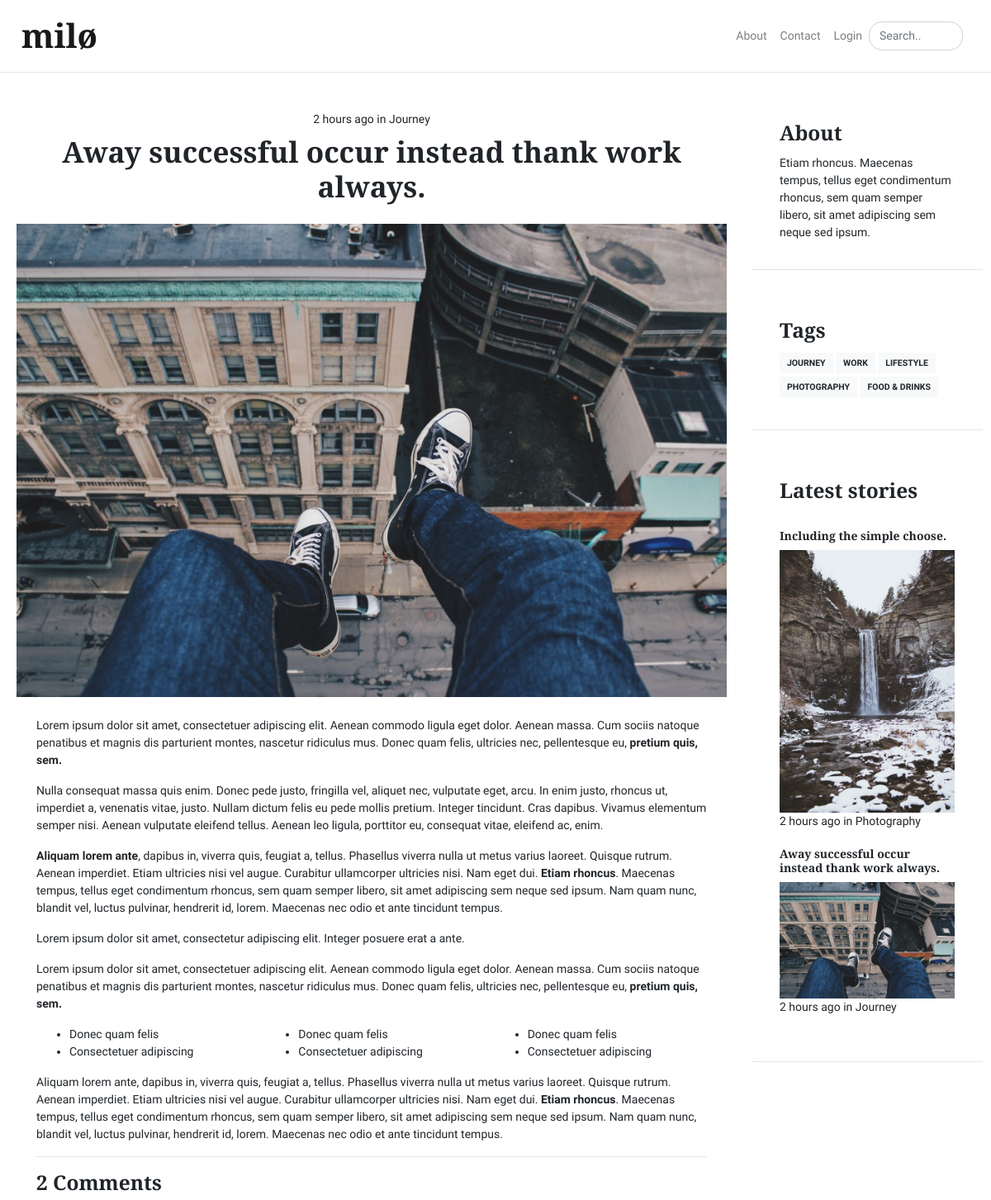
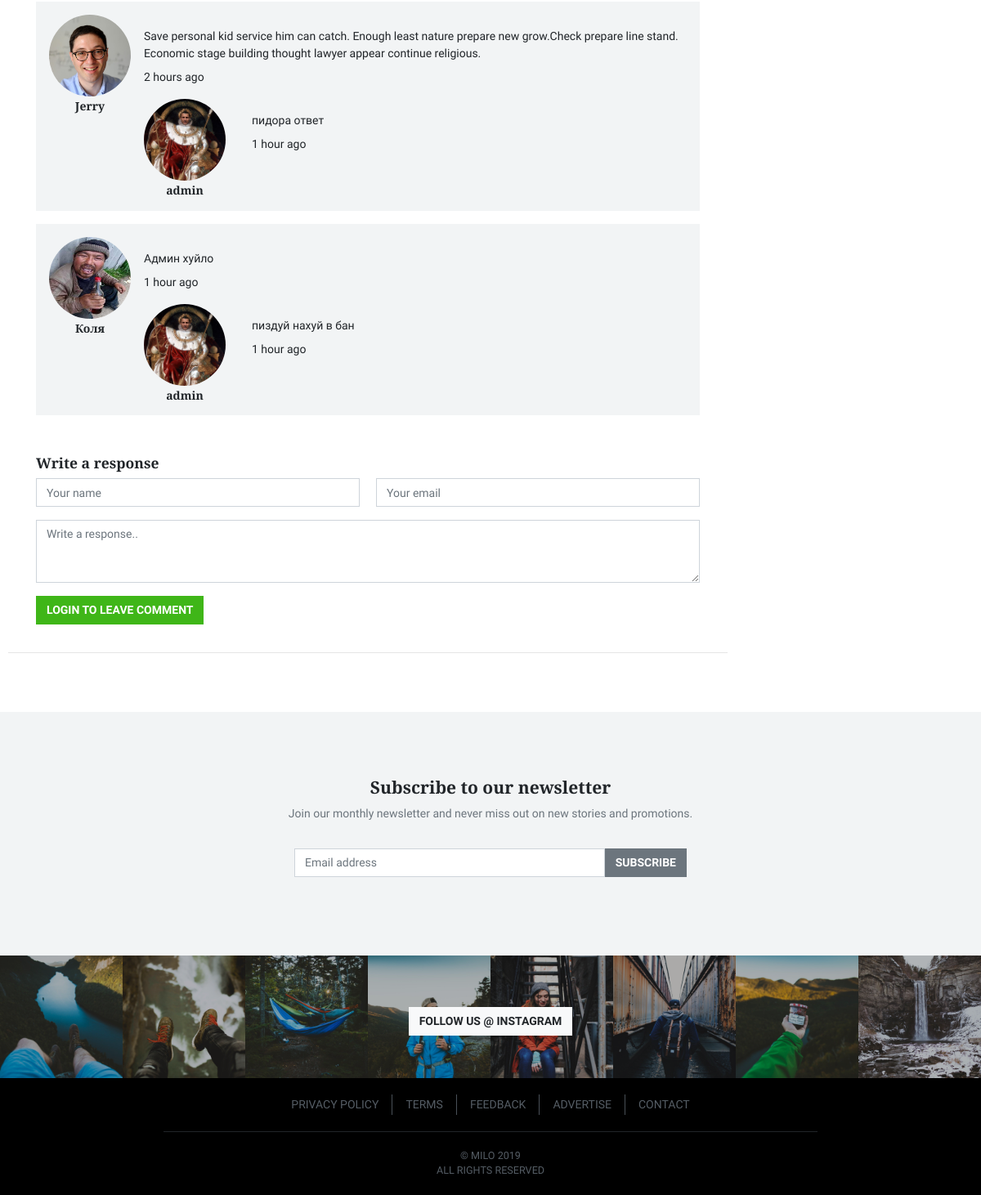
The page /blogs/39 on the database its author committed (2 pictures, top to bottom).
### miloblog/models.py (models this page shows, shortened)
class BlogPost(db.Model):
    __tablename__ = 'blogpost'
    users = db.relationship(User)
    id = db.Column(db.Integer, primary_key=True)
    user_id = db.Column(db.Integer, db.ForeignKey('users.id'), nullable=False)
    date = db.Column(db.DateTime, nullable=False, default=datetime.now)
    title = db.Column(db.String(140), nullable=False)
    main_image = db.Column(db.String(64), nullable=False, default='default_article.png')
    short_description = db.Column(db.Text, nullable=False)
    category = db.Column(db.Enum(BlogCategory), default=BlogCategory.blank, nullable=False)
    text = db.Column(db.Text, nullable=False)

class Comment(db.Model):
    __tablename__ = 'comment'
    id = db.Column(db.Integer, primary_key=True)
    user_id = db.Column(db.Integer, db.ForeignKey('users.id'), nullable=True)
    blog = db.Column(db.Integer, db.ForeignKey('blogpost.id'), nullable=False)
    approved = db.Column(db.Boolean, default=0)
    reply_to = db.Column(db.Integer, db.ForeignKey('comment.id'), nullable=True, default=-1)
    date = db.Column(db.DateTime, nullable=False, default=datetime.now)
    text = db.Column(db.Text(512), nullable=False)

class User(db.Model, UserMixin):
    __tablename__ = 'users'
    id = db.Column(db.Integer, primary_key=True)
    profile_image = db.Column(db.String(64), nullable=False, default='default_profile.png')
    email = db.Column(db.String(64))
    username = db.Column(db.String(64), unique=True, index=True)
    first_name = db.Column(db.String(64), nullable=True, default='')
    last_name = db.Column(db.String(64), nullable=True, default='')
    status = db.Column(db.Enum(UserStatus), nullable=False, default=UserStatus.active)
    password_hash = db.Column(db.String(128))
    posts = db.relationship('BlogPost', backref='author')
    comments = db.relationship('Comment', backref='author')
    def __repr__(self):
        if self.first_name:
            return self.first_name
        else:
            return self.username

### miloblog/blog_posts/views.py (the view, shortened to what this page needs)
@blogs.route('/blogs/<pk>', methods=['GET', 'POST'])
def blog_post(pk):
    post = BlogPost.query.get_or_404(pk)
    selected_posts = BlogPost.query.order_by(BlogPost.date.desc()).limit(2)
    form = LeaveComment()
    comments = Comment.query.filter_by(blog=post.id, reply_to=-1).order_by(Comment.date.asc()).all()
    subscription_form = SubscribeForm()
    edit_form = EditCommentForm()
    reply_form = LeaveReplyForm()
    return render_template('blog_posts/post.html',
                           post=post,
                           comments=comments,
                           categories=BlogCategory,
                           selected_posts=selected_posts,
                           form=form,
                           edit_form=edit_form,
                           reply_form=reply_form,
                           subscription_form=subscription_form)

### miloblog/templates/blog_posts/post.html (shortened to what this page needs)
{% extends 'base.html' %}
{% block main %}
<main class="main pt-4">
	<div class="container">
		<div class="row">
			<div class="col-md-9">
				<article class="card mb-4">
					<header class="card-header text-center">
						<div class="card-meta">
							<time class="timeago" datetime="{{ post.date.strftime('%Y-%m-%d %H:%M') }}">{{ post.date.strftime('%d %B %Y') }}</time> in
							<a href="{{ url_for('blogs.posts_category', cat=post.category.name) }}">{{ post.category.value }}</a>
						</div>
						<h1 class="card-title">{{ post.title }}</h1>
					</header>
					<img class="card-img" src="{{ url_for('static', filename='articles/' + post.main_image) }}" alt="" />
					<div class="card-body">
                        {{ post.text|safe }}
                        <hr>
                        {% if comments|length_comments == 0 %}
						    <h3>No comments</h3>
                        {% elif comments|length_comments == 1 %}
                            <h3>1 Comment</h3>
                        {% else %}
                            <h3>{{ comments|length_comments }} Comments</h3>
                        {% endif %}
                        {% for comment in comments %}
                            {% if (current_user.is_authenticated and current_user.status.value == 'admin') or comment.approved or comment.author == current_user %}
                                {% set reply = comment|find_reply %}
                                <div class="media mb-3">
                                <div class="text-center">
                                    <img class="mr-3 rounded-circle" src="{{ url_for('static', filename='profile_pics/' + comment.author.profile_image) }}" alt="Lucy" width="100" height="100">
                                        <h6 class="mt-1 mb-0 mr-3">{{ comment.author }}</h6>
                                    </div>
                                    <div class="media-body">
                                        <p class="mt-3 mb-2">{{ comment.text }}</p>
                                        <time class="timeago" datetime="{{ comment.date.strftime('%Y-%m-%d %H:%M') }}">{{ comment.date.strftime('%d %B %Y') }}</time>
                                        {% if reply %}
                                            <div class="media mt-3">
                                                <div class="pr-3 text-center">
                                                    <img class="mr-3 rounded-circle" src="{{ url_for('static', filename='profile_pics/' + reply.author.profile_image) }}" alt="John" width="100" height="100">
                                                    <h6 class="mt-1 mb-0 mr-3">{{ reply.author }}</h6>
                                                </div>
                                                <div class="media-body">
                                                    <p class="mt-3 mb-2">{{ reply.text }}</p>
                                                    <time class="timeago" datetime="{{ reply.date.strftime('%Y-%m-%d %H:%M') }}">{{ reply.date.strftime('%d %B %Y') }}</time>
                                                </div>
                                            </div>
                                        {% endif %}
                                    </div>
                                </div>
                            {% endif %}
                        {% endfor %}
                        <div class="mt-5">
                            {% if current_user.is_authenticated and current_user.status.value == 'banned' %}
                                <p style="color: red;"><span class="fa fa-user-lock"></span> Account suspended. You're not allowed to comment. Please
                                            <a href="{{ url_for('core.contact') }}">contact</a> admin for details.</p>
                            {% else %}
                                <form method="POST">
                                    <h5>Write a response</h5>
                                    <div class="row">
                                        <div class="col-md-6">
                                            {{ form.name(class="form-control", id="name", placeholder="Your name") }}
                                        </div>
                                        <div class="col-md-6">
                                            {{ form.email(class="form-control", id="email", placeholder="Your email") }}
                                        </div>
                                    </div>
                                    {{ form.text(class="form-control mt-3", rows="3", placeholder="Write a response..") }}
                                    {% if current_user.is_authenticated %}
                                        {{ form.submit(class="btn btn-success mt-3") }}
                                    {% else %}
                                        <a class="btn btn-success mt-3") href="{{ url_for('users.login', next=url_for(request.endpoint, pk=post.id)) }}">Login to leave comment</a>
                                    {% endif %}
                                </form>
                            {% endif %}
                        </div>
                    </div>
                </article>
            </div>
            {% include 'sidebar.html' %}
        </div>
    </div>
</main>
{% endblock %}

### miloblog/templates/base.html (shortened to what this page needs)
<!DOCTYPE html>
<html lang="en">
<head>
    {% block stylesheets %}
        <link href="{{ url_for('static', filename='css/app.css') }}" rel="stylesheet">
    {% endblock %}
</head>
<body>
  {% block header %}
      <header>
        <nav class="navbar navbar-expand-md navbar-light bg-white absolute-top">
          <div class="container">
            {% if current_user.is_authenticated and current_user.status.value == 'admin' %}
                <a class="navbar-brand mx-auto order-1 order-md-3" href="{{ url_for('core.index') }}">Milø<span style="font-size: 30px; color: goldenrod;">.admin<span class="fa fa-crown"></span></span></a>
            {% else %}
                <a class="navbar-brand mx-auto order-1 order-md-3" href="{{ url_for('core.index') }}">Milø</a>
            {% endif %}
            <div class="collapse navbar-collapse order-4 order-md-4" id="navbar-right">
              <ul class="navbar-nav ml-auto">
                <li class="nav-item">
                  <a class="nav-link" href="{{ url_for('core.about') }}">About</a>
                </li>
                <li class="nav-item">
                  <a class="nav-link" href="{{ url_for('core.contact') }}">Contact</a>
                </li>
                  {% if current_user.is_authenticated %}
                    <li class="nav-item">
                      <a class="nav-link" href="{{ url_for('users.logout') }}">Logout</a>
                    </li>
                    <li class="nav-item">
                      <a class="nav-link" href="{{ url_for('users.account') }}">Account</a>
                    </li>
                      {% if current_user.status.value == 'admin' %}
                          <li class="nav-item">
                              <a class="nav-link" style="color: goldenrod;" href="{{ url_for('users.account') }}">Admin Panel</a>
                          </li>
                      {% endif %}
                  {% else %}
                    <li class="nav-item">
                      <a class="nav-link" href="{{ url_for('users.login') }}">Login</a>
                    </li>
                  {% endif %}
              </ul>
              <form class="form-inline" role="search">
                <input class="search js-search form-control form-control-rounded mr-sm-2" type="text" title="Enter search query here.." placeholder="Search.." aria-label="Search">
              </form>
            </div>
          </div>
        </nav>
      </header>
  {% endblock %}
  {% block main %}
  {% endblock %}
{% block newsletter %}
    {% if not current_user|is_subscribed %}
        <div class="site-newsletter">
            <div class="container">
                <div class="text-center">
                    <h3 class="h4 mb-2">Subscribe to our newsletter</h3>
                    <p class="text-muted">Join our monthly newsletter and never miss out on new stories and promotions.</p>
                    <div class="row">
                        <div class="col-xs-12 col-sm-9 col-md-7 col-lg-5 ml-auto mr-auto">
                            <form action="{{ url_for('users.subscribe') }}" method="POST">
                                <div class="input-group mb-3 mt-3">
                                    {{ subscription_form.email(class="form-control", value=current_user.email, placeholder="Email address") }}
                                    <span class="input-group-btn">
                                        {{ subscription_form.submit(class="btn btn-secondary") }}
                                    </span>
                                </div>
                            </form>
                        </div>
                    </div>
                </div>
            </div>
        </div>
    {% endif %}
{% endblock %}
  {% block instagram %}
      <div class="site-instagram">
    <div class="action">
      <a class="btn btn-light" href="#">
        Follow us @ Instagram
      </a>
    </div>
    <div class="row no-gutters">
      <div class="col-sm-6">
        <div class="row no-gutters">
          <div class="col-3">
            <a class="photo" href="#">
              <img class="img-fluid" src="{{ url_for('static', filename='img/instagram/1.jpg') }}" alt="" />
            </a>
          </div>
          <div class="col-3">
            <a class="photo" href="#">
              <img class="img-fluid" src="{{ url_for('static', filename='img/instagram/2.jpg') }}" alt="" />
            </a>
          </div>
          <div class="col-3">
            <a class="photo" href="#">
              <img class="img-fluid" src="{{ url_for('static', filename='img/instagram/3.jpg') }}" alt="" />
            </a>
          </div>
          <div class="col-3">
            <a class="photo" href="#">
            </a>
          </div>
        </div>
      </div>
      <div class="col-sm-6">
        <div class="row no-gutters">
          <div class="col-3">
            <a class="photo" href="#">
            </a>
          </div>
          <div class="col-3">
            <a class="photo" href="#">
              <img class="img-fluid" src="{{ url_for('static', filename='img/instagram/6.jpg') }}" alt="" />
            </a>
          </div>
          <div class="col-3">
            <a class="photo" href="#">
              <img class="img-fluid" src="{{ url_for('static', filename='img/instagram/7.jpg') }}" alt="" />
            </a>
          </div>
          <div class="col-3">
            <a class="photo" href="#">
              <img class="img-fluid" src="{{ url_for('static', filename='img/instagram/8.jpg') }}" alt="" />
            </a>
          </div>
        </div>
      </div>
    </div>
  </div>
  {% endblock %}
  {% block footer %}
      <footer class="site-footer bg-darkest">
    <div class="container">
      <ul class="nav justify-content-center">
        <li class="nav-item">
          <a class="nav-link" href="#">Privacy policy</a>
        </li>
        <li class="nav-item">
          <a class="nav-link" href="#">Terms</a>
        </li>
        <li class="nav-item">
          <a class="nav-link" href="#">Feedback</a>
        </li>
        <li class="nav-item">
          <a class="nav-link" href="#">Advertise</a>
        </li>
        <li class="nav-item">
          <a class="nav-link" href="#">Contact</a>
        </li>
      </ul>
      <div class="copy">
        &copy; Milo 2019<br />
        All rights reserved
      </div>
    </div>
  </footer>
  {% endblock %}
</body>
</html>

### miloblog/templates/sidebar.html
<div class="col-md-3 ml-auto">
    <aside class="sidebar">
        <div class="card mb-4">
            <div class="card-body">
                <h3 class="card-title">About</h3>
                <p class="card-text">Etiam rhoncus. Maecenas tempus, tellus eget condimentum rhoncus, sem quam semper libero, sit amet adipiscing sem neque sed ipsum. </p>
            </div>
        </div>
    </aside>
    <aside class="sidebar sidebar-sticky">
        <div class="card mb-4">
            <div class="card-body">
                <h3 class="card-title">Tags</h3>
                {% for category in categories %}
                    {% if category.value != None %}
                        <a class="btn btn-light btn-sm mb-1" href="{{ url_for('blogs.posts_category', cat=category.name) }}">{{ category.value }}</a>
                    {% endif %}
                {% endfor %}
            </div>
        </div>
        <div class="card mb-4">
            <div class="card-body">
                <h3 class="card-title">Latest stories</h3>
                <br>
                {% for selected_post in selected_posts %}
                    <a href="{{ url_for('blogs.blog_post', pk=selected_post.id) }}" class="d-inline-block">
                        <h4 class="h6">{{ selected_post.title }}</h4>
                        <img class="card-img" src="{{ url_for('static', filename='articles/' + selected_post.main_image) }}" alt="" />
                    </a>
                    <time class="timeago" datetime="{{ selected_post.date.strftime('%Y-%m-%d %H:%M') }}">{{ selected_post.date.strftime('%d %B %Y') }}</time> in {{ selected_post.category.value }}
                    <br>
                    <br>
                {% endfor %}
            </div>
        </div>
    </aside>
</div>

### rows shown on the page
BlogPost: category.value "Journey", title "Away successful occur instead thank work always.", main_image (picture), text "Lorem ipsum dolor sit amet, consectetuer adipiscing elit. Aenean commodo ligula eget dolor. Aenean massa. Cum sociis natoque penatibus et magnis dis parturient montes, nascetur ridiculus mus. Donec quam felis, ultricies nec, pellentesque eu, pretium quis, sem. Nulla consequat massa quis enim. Donec pede justo, fringilla vel, aliquet nec, vulputate eget, arcu. In enim justo, rhoncus ut, imperdiet a, venenatis vitae, justo. Nullam dictum felis eu pede mollis pretium. Integer tincidunt. Cras dapibus. Vivamus elementum semper nisi. Aenean vulputate eleifend tellus. Aenean leo ligula, porttitor eu, consequat vitae, eleifend ac, enim. Aliquam lorem ante , dapibus in, viverra quis, feugiat a,…"
Comment: approved.approved "2", profile_image (placeholder picture), author "Jerry", text "Save personal kid service him can catch. Enough least nature prepare new grow.Check prepare line stand. Economic stage building thought lawyer appear continue religious.", profile_image (picture)
User: author "admin"
Comment: text "пидора ответ"
Comment: profile_image (picture), author "Коля", text "Админ хуйло"
Comment: text "пиздуй нахуй в бан"
BlogPost: title "Including the simple choose.", main_image (picture), category.value "Photography"

### other values the page prints
{{ category.value }} "JOURNEY" "WORK" "LIFESTYLE" "PHOTOGRAPHY" "FOOD & DRINKS"
